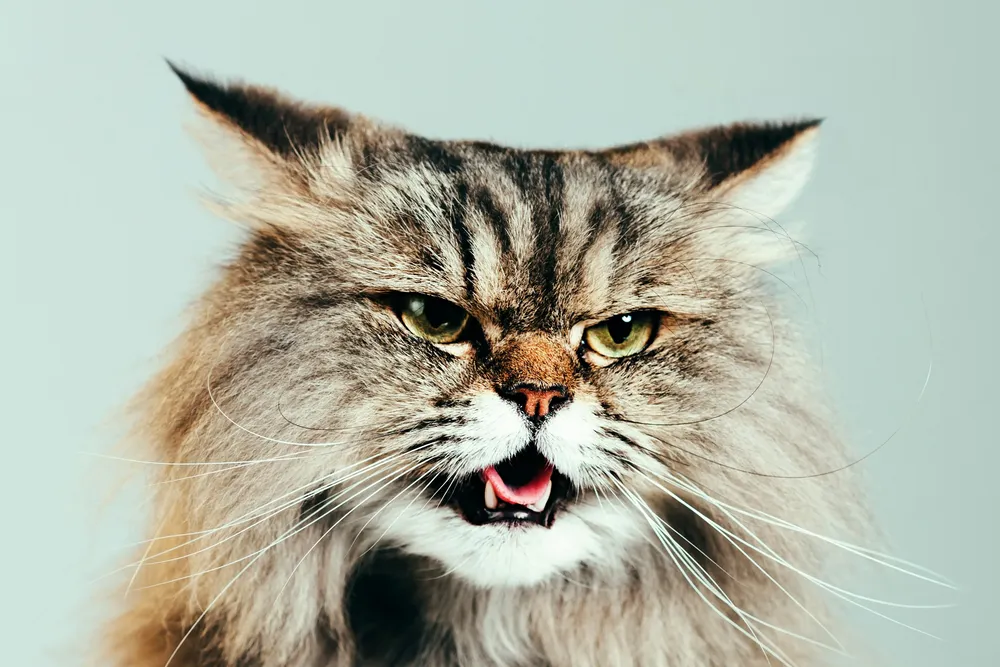
#> input picture img/wired_cat.webp, 1000 x 667 px, shrunk from 3329 x 2219 before the run
$ python gray_scale_medium.py
#> lines starting #> are read from the running program, lines starting #| are printed output that depends on the picture
# This import solves the import issues.
from audioop import avg
from math import floor
from operator import truediv
from turtle import pensize, width, window_height
from warnings import catch_warnings
import cv2 as cv
import numpy
import sys

from sniffio import current_async_library

# Try read in the image data.
try:
    img = cv.imread(cv.samples.findFile("./img/wired_cat.webp"), cv.IMREAD_UNCHANGED)
#> img is the input picture: shape (667, 1000, 3); mean B, G, R 166.7, 181.1, 175.9
except:
    sys.exit("Image can't be found")

#Case where the images dosn't excists.
if img is None:
    sys.exit("Image not exist")

#Get images dimensions.
dimensions = img.shape
#> dimensions = (667, 1000, 3)
# Get height width and channels.
height = dimensions[0]
#> height = 667
width = dimensions[1]
#> width = 1000

print(height, width)
#| 667 1000

out_of_bounds = True

biggestValue = 255

for i in range(height):
    for j in range(width):
        biggestValue = floor((img[i][j][0]+img[i][j][1]+img[i][j][2])/3)
        img[i][j] = [biggestValue,biggestValue,biggestValue]
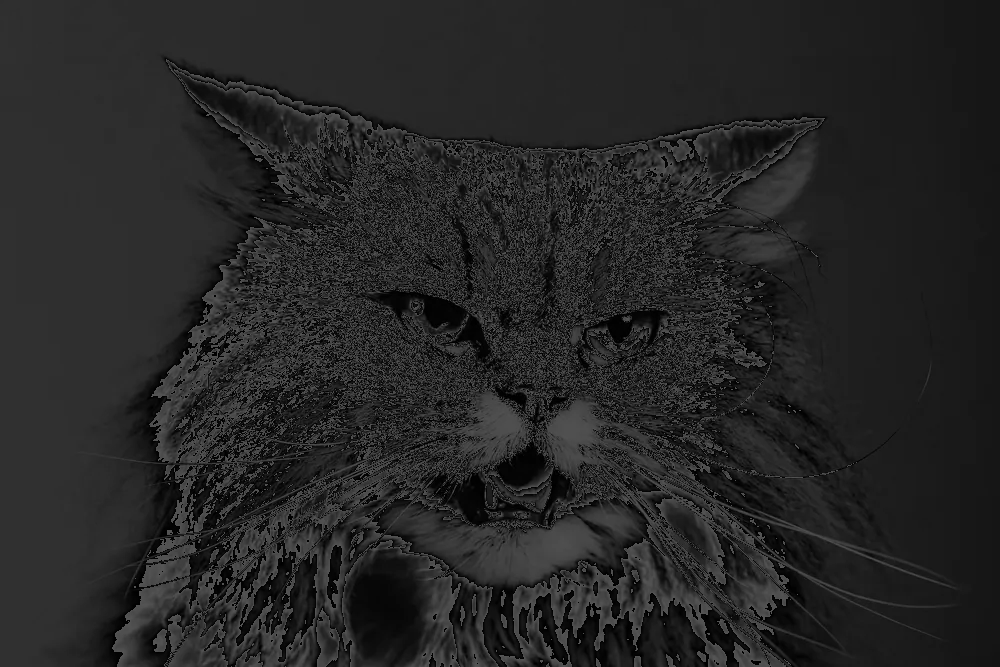
#> img: shape (667, 1000, 3); min 0, max 85, mean 37.8

# output images.
#set the window size to be controllable and fixed porpotion.
cv.namedWindow('My Image', cv.WINDOW_NORMAL)

#display blurred image
cv.imshow('My Image', img)

#wait for keystroke in the window， then destroy
cv.waitKey(0)
cv.destroyAllWindows()

#write to output image file
cv.imwrite("out_images/line.png", img)
